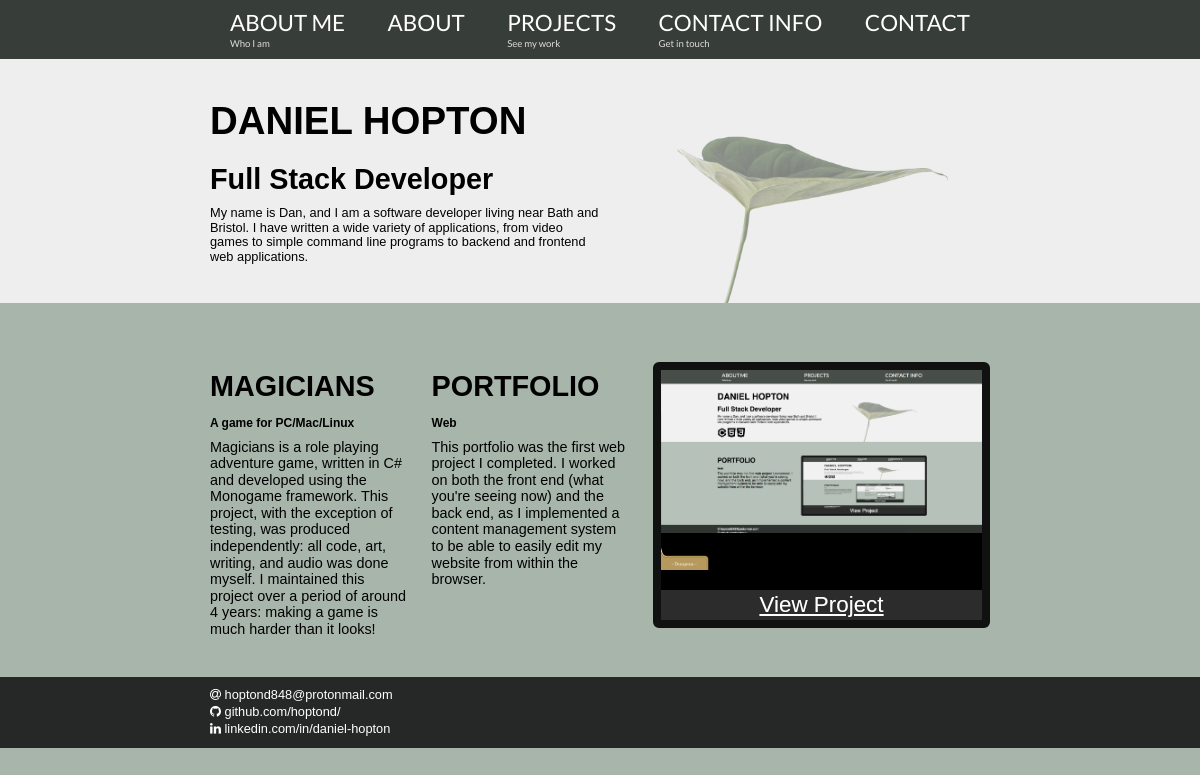
The app's page /, older data.
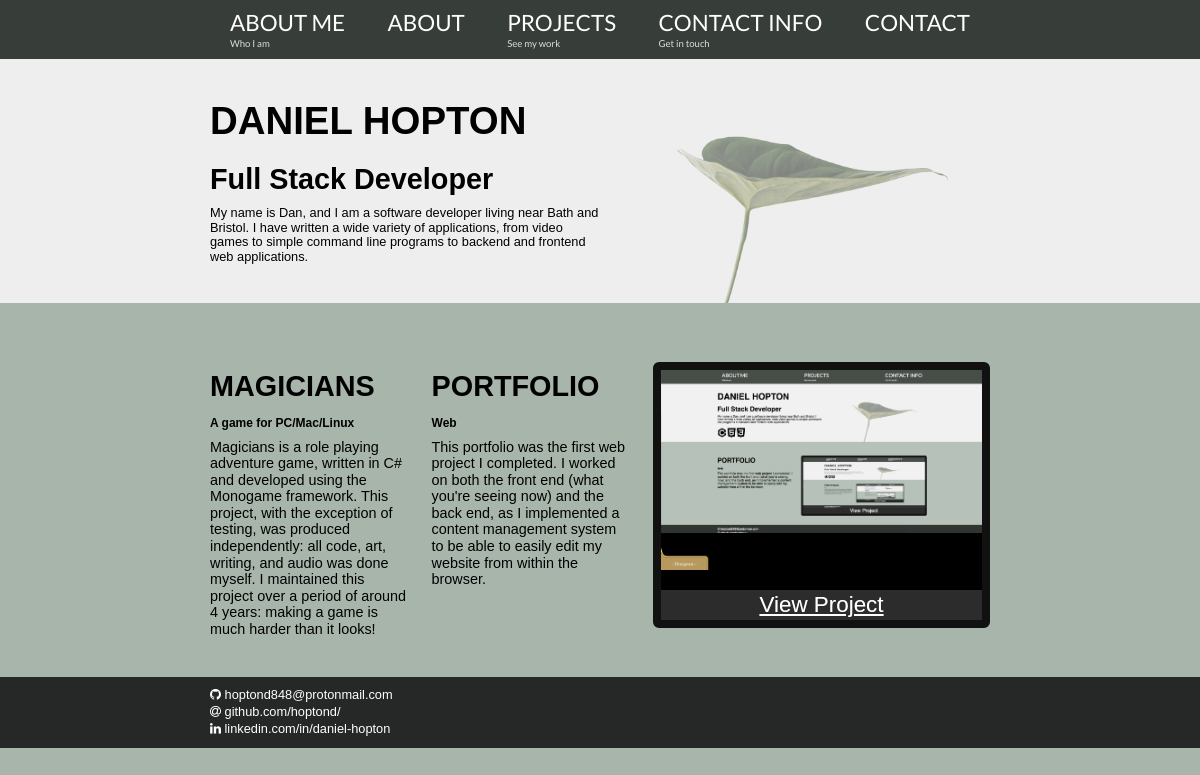
The same page, newer data.
### tables this page shows
CREATE TABLE `about` (
  `id` int(11) unsigned NOT NULL AUTO_INCREMENT,
  `name` varchar(255) DEFAULT 'NAME MISSING!',
  `title` varchar(255) DEFAULT 'TITLE MISSING!',
  `desc` varchar(255) DEFAULT 'DESCRIPTION MISSING!',
  PRIMARY KEY (`id`)
);

CREATE TABLE `projects` (
  `id` int(11) unsigned NOT NULL AUTO_INCREMENT,
  `title` varchar(50) NOT NULL DEFAULT 'TITLE MISSING!',
  `type` varchar(100) DEFAULT '',
  `desc` varchar(400) NOT NULL DEFAULT 'DESCRIPTION MISSING!',
  `image` varchar(255) NOT NULL DEFAULT 'todo: add placeholder image for projects not provided',
  `link` varchar(255) NOT NULL DEFAULT 'https://github.com/hoptond',
  PRIMARY KEY (`id`)
);

CREATE TABLE `contact` (
  `id` int(11) unsigned NOT NULL AUTO_INCREMENT,
  `icon_id` int(11) unsigned NOT NULL,
  `link` varchar(255) NOT NULL DEFAULT 'todo: make page link to self in the event of no link',
  `text` varchar(255) DEFAULT '',
  PRIMARY KEY (`id`),
  KEY `icon_id` (`icon_id`),
  CONSTRAINT `contact_ibfk_1` FOREIGN KEY (`icon_id`) REFERENCES `icons` (`id`)
);

CREATE TABLE `icons` (
  `id` int(11) unsigned NOT NULL AUTO_INCREMENT,
  `value` varchar(20) NOT NULL DEFAULT 'fa fa-circle',
  PRIMARY KEY (`id`)
);

### frontend.php (the view, shortened to what this page needs)
<?php
function displayAboutMe(PDO $db) {
    $stmt = $db->prepare('SELECT `name`,`title`,`desc` FROM `about`');
    $stmt->execute();
    $result = $stmt->fetch();
    $name = '<h1>' . $result['name'] . '</h1>';
    $title = '<h2>' . $result['title'] . '</h2>';
    $desc = '<p>' . $result['desc'] . '</p>';
    return $name . $title . $desc;
}
function getProjectTexts(array $projects) {
    $output = '';
    for ($i = 0; $i < count($projects); $i++) {
        if($i === 0) {
            $output .= '<div class="showcasetext">
                <h2>' . $projects[$i]['title'] . '</h2>
                <h3>' . $projects[$i]['type'] . '</h3>
                <p>' . $projects[$i]['desc'] .'</p>
               </div>';
        } else {
            $output .= '<div class="hidden showcasetext">
                <h2>' . $projects[$i]['title'] . '</h2>
                <h3>' . $projects[$i]['type'] . '</h3>
                <p>' . $projects[$i]['desc'] .'</p>
               </div>';
        }
    }
    return $output;
}
function getProjectImages(array $projects) {
    $output = '';
    for ($i = 0; $i < count($projects); $i++) {
        if($i === 0) {
            $output .= '<img class="active" src="' . $projects[$i]['image'] . '">';
        } else {
            $output .= '<img class="inactive" src="' . $projects[$i]['image'] . '">';
        }
    }
    return $output;
}
function getProjectLinks(array $projects) {
    $output = '';
    for ($i = 0; $i < count($projects); $i++) {
        $output .= '<div class="showcasebottom hidden">
                            <span>' . getProjectLinkSpanContent($projects[$i]) .'</span>
                        </div>';
    }
    return $output;
}
function getProjectLinkSpanContent(array $project) {
    $output = '';
    if (!empty($project['repo_link'])) {
        if (!empty($project['use_link'])) {
           $output .= '<a class="showcaseview" href="' . $project['repo_link'] . '">View Project</a><a> / </a>' .
               '<a class="showcaseview" href="' . $project['use_link'] . '">Demo</a>';
           return $output;
        } else {
            $output .= '<a class="showcaseview" href="' . $project['repo_link'] . '">View Project</a>';
        }
    }
    return $output;
}
function displayContactInfo(PDO $db) {
    $stmt = $db->prepare('SELECT `value` as icon,`link`,`text` FROM `contact` JOIN `icons` ON `icons`.`id` =
                          `contact`.`icon_id`');
    $stmt->execute();
    $entries = $stmt->fetchAll();
    $output = '';
    foreach ($entries as $entry) {
        $output .= '<li><i class="' . $entry['icon'] . ' "></i> <a href="' . $entry['link'] . '">' . $entry['text'] . '</a></li>';
    }
    return $output;
}
?>

### index.php (shortened to what this page needs)
<?php
require  'frontend.php';
$db = getDBConnection();
$stmt = $db->prepare('SELECT `title`,`type`,`desc`,`image`,`repo_link`,`use_link` FROM `projects`');
$stmt->execute();
$projects = $stmt->fetchAll();
?>
<!DOCTYPE html>
<html lang ="en">
<head>
    <link rel="stylesheet" href="https://cdnjs.cloudflare.com/ajax/libs/font-awesome/4.7.0/css/font-awesome.min.css">
    <link rel="stylesheet" href="https://cdn.rawgit.com/konpa/devicon/df6431e323547add1b4cf45992913f15286456d3/devicon.min.css">
    <link rel="stylesheet" href="css/normalize.css">
    <link rel="stylesheet" href="css/style.css">
    <link rel="stylesheet" href="css/carousel.css">
</head>
<body>
<nav>
    <div class="navwrapper">
        <div class="navitem collapsenavitem">
            <a href="#header">ABOUT ME</a>
            <p>Who I am</p>
        </div>
        <div class="navitem shortnavitem">
            <a href="#header">ABOUT</a>
        </div>
        <div class="navitem">
            <a href="#showcase">PROJECTS</a>
            <p>See my work</p>
        </div>
        <div class="navitem collapsenavitem">
            <a href="#contact">CONTACT INFO</a>
            <p>Get in touch</p>
        </div>
        <div class="navitem shortnavitem">
            <a href="#contact">CONTACT</a>
        </div>
    </div>
</nav>
<header>
    <div class="headerwrapper">
        <div class="headertext">
            <?php
            echo displayAboutMe($db);
            ?>
        </div>
        <div class="badges">
        </div>
    </div>
</header>
<main class="showcase">
    <section class="showcasewrapper">
        <?php
            echo getProjectTexts($projects);
        ?>
        <div class="showcaseviewer">
            <div class="carouselrow">
                <?php
                    echo getProjectImages($projects);
                ?>
            </div>
            <div class="carouselbuttons">
                <button id="carouselprev" class="prev">&lt;</button>
                <button id="carouselnext" class="next">&gt;</button>
            </div>
           <?php echo getProjectLinks($projects);?>
        </div>
    </section>
</main>
<footer class="contact" id="contact">
    <div class="contactwrapper">
        <ul>
            <?php
            echo displayContactInfo($db);
            ?>
        </ul>
    </div>
</footer>
</body>
</html>

### css/style.css (style rules this page uses)
* { -webkit-box-sizing: border-box; -moz-box-sizing: border-box; box-sizing: border-box; }
body { margin: 0 auto; height: 100%; background-color: #a8b5ab; }
nav { margin: 0; padding: 0; background-color: #373d38; width: 100%; height: auto; position: fixed; top: 0; color: #dddddd; font-family: 'Lato', sans-serif; z-index: 5; }
.navwrapper { display: -webkit-box; display: -ms-flexbox; display: flex; max-width: 65%; margin: 0 auto; -webkit-box-pack: justify; -ms-flex-pack: justify; justify-content: space-between; }
.navitem { margin: 0; padding: 10px 20px 0 20px; -ms-flex: 0 1 auto; }
.navitem a { font-size: 1.4rem; color: #ffffff; text-decoration: none; }
.navitem p { font-size: 0.6rem; margin: 2px 0 10px 0; }
header { margin: 0 0 0 0; padding: 0; background-color: #eeeeee; height: auto; overflow: hidden; }
.headerwrapper { max-width: 65%; height: 100%; margin: 0 auto; background-size: auto 100%; background-image: url("../img/headerbackground.png"); background-repeat: no-repeat; background-position: right; overflow: hidden; }
.headertext { width: 100%; }
header h1 { font-family: 'Mukta', sans-serif; margin: 0; font-size: 2.4rem; padding-top: 40px; }
header h2 { font-family: 'Poppins', sans-serif; font-size: 1.8rem; font-weight: 600; margin: 0; padding: 20px 0 10px 0; }
header p { font-family: 'Mukta', sans-serif; font-size: 0.8rem; width: 50%; margin: 0; padding: 0 0 10px 0; }
.badges { -ms-display: flex; display: flex; padding: 8px 0 20px 0; font-size: 2.6rem; }
.showcase { padding: 0; background-color: #a8b5ab; width: 100%; height: auto; }
.showcasewrapper { max-width: 65%; display: -webkit-box; display: -ms-flexbox; display: flex; -webkit-box-orient: horizontal; -webkit-box-direction: normal; -ms-flex-direction: row; flex-direction: row; margin: 0 auto; }
.showcasetext { width: 40%; }
.showcasetext h2 { font-family: 'Poppins', sans-serif; font-size: 1.8rem; font-weight: 600; margin: 0; padding: 8px 0 10px 0; }
.showcasetext h3 { font-family: 'Poppins', sans-serif; font-size: 0.75rem; width: 90%; margin: 0; padding: 4px 0 4px 0; }
.showcasetext p { font-family: 'Mukta', sans-serif; font-size: 0.9rem; width: 90%; margin: 0; padding: 4px 0 40px 0; }
.showcaseviewer { position: relative; width: 60%; height: 266px; border: 8px solid #111111; border-radius: 6px; margin: 0 0 40px 0; background: #000000; background-size: 100% auto; overflow: hidden; }
.showcaseviewer img { max-width: 100%; top: 0; left: 0; display: inline; position: absolute; }
.showcasebottom { position: absolute; bottom: 0; width: 100%; background-color: rgba(51, 51, 51, 0.66); text-align: center; padding: 2px 0; }
.showcaseview { font-family: 'Mukta', sans-serif; color: #ffffff; font-size: 1.4rem; }
.contact { margin: 0; padding: 0; background-color: #252826; width: 100%; color: #ffffff; bottom: 0; }
.contactwrapper { max-width: 65%; margin: 0 auto; }
ul { list-style-type: none; margin: 0 auto; padding: 10px 0 10px 0; }
ul li { padding: 2px 0 2px 0; line-height: 0.8rem; font-size: 0.8rem; font-family: 'Mukta', sans-serif; }
ul li a { text-decoration: none; color: #ffffff; }

Row changes from the older to the newer data that the page shows:
changed contact "hoptond848@protonmail.com": icon_id 2 → 3 (drawn)
changed contact "github.com/hoptond/": icon_id 3 → 2 (drawn)
